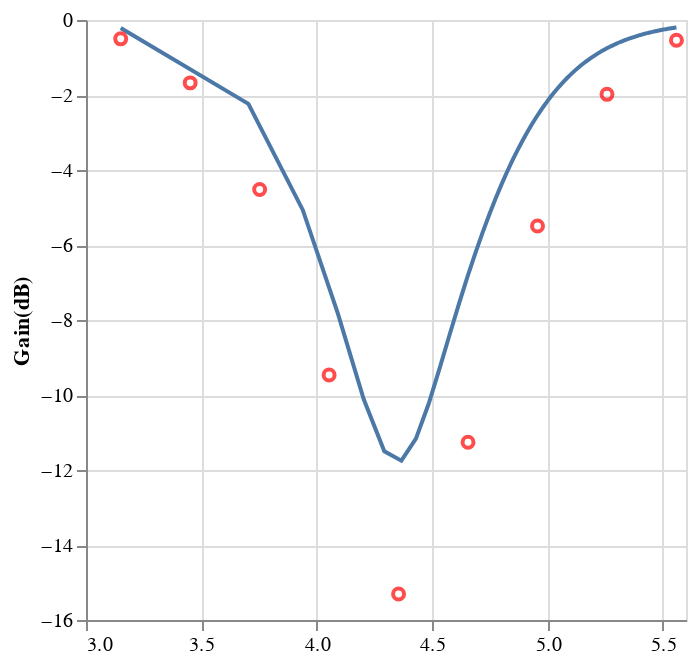
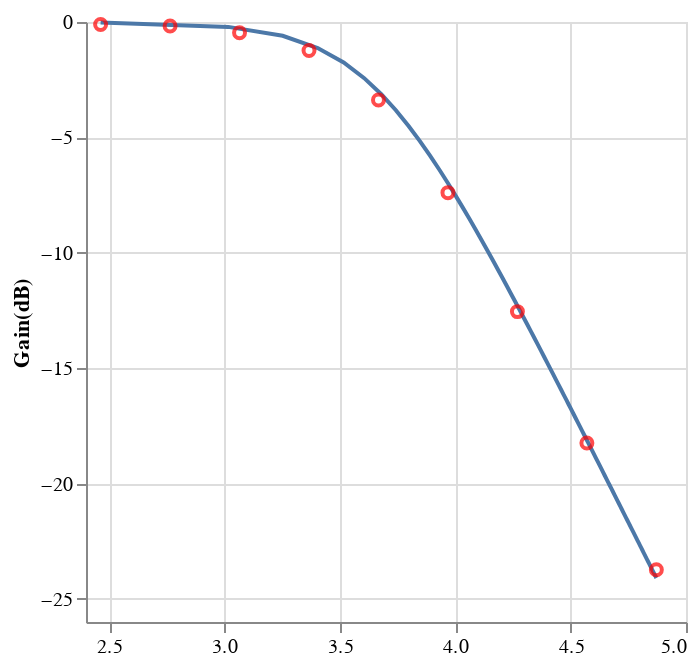
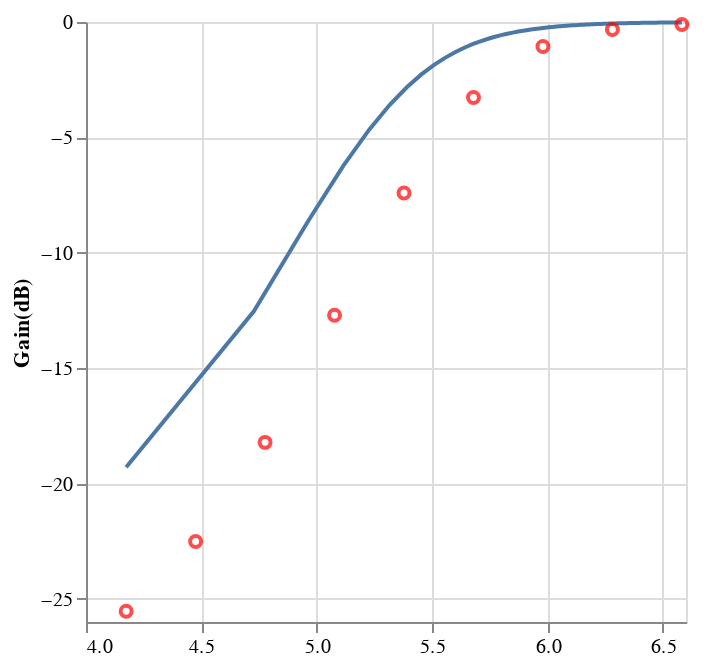

Notebook cell for these charts, in order:
### Code cell
def data_rlc(freq):
    data = pd.DataFrame()
    freq = np.array(freq)
    freq*=np.pi*2
    def func(w):
        Rl = 104
        Rt = 404
        l = 0.005
        c = 404*10**(-9)
        return 20*np.log10(np.sqrt(((Rl*Rt) + (l*w - 1/(c*w))**2)**2 + ((l*w -1/(c*w))*(Rt -Rl))**2)/(Rt**2 + (l*w - 1/(c*w))**2))
    data["freq"] = np.log10(freq)
    data["bode"] = func(freq)
    return data

freqq = np.linspace(frequencia_rlc[0],frequencia_rlc[-1],100)
dado_rlc = data_rlc(freqq)
bode_real_rlc = alt.Chart(dado_rlc).mark_line().encode(
    alt.X("freq"),
    alt.Y("bode")
)

def data_rl(freq):
    data = pd.DataFrame()
    freq = np.array(freq)
    freq*=np.pi*2
    def func(w):
        Rl = 21
        Rt = 237
        l = 0.001
        return 20*np.log10(np.sqrt((Rl*Rt + (l * w)**2)**2 + (l*w*(Rt-Rl))**2)/(Rt**2 + (l*w)**2))
    data["freq"] = np.log10(freq)
    data["bode"] = func(freq)
    return data

freqq = np.linspace(frequencia_rl[0],frequencia_rl[-1],100)
dado_rl = data_rl(freqq)


bode_real_rl = alt.Chart(dado_rl).mark_line().encode(
    alt.X("freq"),
    alt.Y("bode")
)

def data_rc(freq):
    data = pd.DataFrame()
    freq = np.array(freq)
    freq*=np.pi*2
    def func(w):
        R = 2160
        C = 99.5*10**(-9)
        return 20*np.log10(1/np.sqrt(1 + (w*R*C)**2))
    data["freq"] = np.log10(freq)
    data["bode"] = func(freq)
    return data

freqq = np.linspace(frequencia_rc[0],frequencia_rc[-1],100)
dado_rc = data_rc(freqq)

bode_real_rc = alt.Chart(dado_rc).mark_line().encode(
    alt.X("freq:Q"),
    y = "bode:Q"
)

(bode_real_rlc + rlc).display()
(bode_real_rlc + rlc).save("bode_rlc.png")
(bode_real_rc + rc).display()
(bode_real_rl + rl).display()

### Figure 1 — Vega-Lite specification as saved in the notebook (floating-point values rounded to 4 significant figures)
{"config": {"view": {"continuousWidth": 300, "continuousHeight": 300}}, "layer": [{"data": {"name": "data-a18bc2609c76593e050738150f250fe5"}, "mark": {"type": "line"}, "encoding": {"x": {"field": "freq", "type": "quantitative"}, "y": {"field": "bode", "type": "quantitative"}}}, {"data": {"name": "data-47cf0e2c2deee5ad1c6241df4704b117"}, "mark": {"type": "point", "color": "red"}, "encoding": {"x": {"field": "freq", "title": "", "type": "quantitative"}, "y": {"field": "bode", "title": "Gain(dB)", "type": "quantitative"}}}], "$schema": "https://vega.github.io/schema/vega-lite/v5.20.1.json", "datasets": {"data-a18bc2609c76593e050738150f250fe5": [{"freq": 3.15, "bode": -0.2116}, {"freq": 3.704, "bode": -2.235}, {"freq": 3.939, "bode": -5.065}, {"freq": 4.091, "bode": -7.825}, {"freq": 4.204, "bode": -10.12}, {"freq": 4.293, "bode": -11.5}, {"freq": 4.367, "bode": -11.75}, {"freq": 4.43, "bode": -11.16}, {"freq": 4.485, "bode": -10.23}, {"freq": 4.534, "bode": -9.256}, {"freq": 4.578, "bode": -8.347}, {"freq": 4.618, "bode": -7.538}, {"freq": 4.654, "bode": -6.826}, {"freq": 4.688, "bode": -6.202}, {"freq": 4.719, "bode": -5.655}, {"freq": 4.748, "bode": -5.174}, {"freq": 4.776, "bode": -4.748}, {"freq": 4.802, "bode": -4.37}, {"freq": 4.826, "bode": -4.034}, {"freq": 4.849, "bode": -3.733}, {"freq": 4.871, "bode": -3.463}, {"freq": 4.891, "bode": -3.219}, {"freq": 4.911, "bode": -3.0}, {"freq": 4.93, "bode": -2.801}, {"freq": 4.948, "bode": -2.62}, {"freq": 4.966, "bode": -2.456}, {"freq": 4.983, "bode": -2.306}, {"freq": 4.999, "bode": -2.168}, {"freq": 5.014, "bode": -2.043}, {"freq": 5.029, "bode": -1.927}, {"freq": 5.044, "bode": -1.82}, {"freq": 5.058, "bode": -1.722}, {"freq": 5.072, "bode": -1.631}, {"freq": 5.085, "bode": -1.547}, {"freq": 5.098, "bode": -1.47}, {"freq": 5.11, "bode": -1.397}, {"freq": 5.122, "bode": -1.33}, {"freq": 5.134, "bode": -1.267}, {"freq": 5.145, "bode": -1.209}, {"freq": 5.157, "bode": -1.154}, {"freq": 5.168, "bode": -1.103}, {"freq": 5.178, "bode": -1.055}, {"freq": 5.189, "bode": -1.01}, {"freq": 5.199, "bode": -0.968}, {"freq": 5.209, "bode": -0.9284}, {"freq": 5.218, "bode": -0.8911}, {"freq": 5.228, "bode": -0.8559}, {"freq": 5.237, "bode": -0.8227}, {"freq": 5.246, "bode": -0.7914}, {"freq": 5.255, "bode": -0.7618}, {"freq": 5.264, "bode": -0.7338}, {"freq": 5.272, "bode": -0.7073}, {"freq": 5.281, "bode": -0.6822}, {"freq": 5.289, "bode": -0.6583}, {"freq": 5.297, "bode": -0.6357}, {"freq": 5.305, "bode": -0.6142}, {"freq": 5.312, "bode": -0.5938}, {"freq": 5.32, "bode": -0.5743}, {"freq": 5.328, "bode": -0.5558}, {"freq": 5.335, "bode": -0.5381}, {"freq": 5.342, "bode": -0.5213}, {"freq": 5.349, "bode": -0.5052}, {"freq": 5.356, "bode": -0.4898}, {"freq": 5.363, "bode": -0.4752}, {"freq": 5.37, "bode": -0.4611}, {"freq": 5.377, "bode": -0.4477}, {"freq": 5.383, "bode": -0.4348}, {"freq": 5.39, "bode": -0.4225}, {"freq": 5.396, "bode": -0.4107}, {"freq": 5.403, "bode": -0.3994}, {"freq": 5.409, "bode": -0.3885}, {"freq": 5.415, "bode": -0.3781}, {"freq": 5.421, "bode": -0.368}, {"freq": 5.427, "bode": -0.3584}, {"freq": 5.433, "bode": -0.3491}, {"freq": 5.439, "bode": -0.3402}, {"freq": 5.444, "bode": -0.3316}, {"freq": 5.45, "bode": -0.3234}, {"freq": 5.456, "bode": -0.3154}, {"freq": 5.461, "bode": -0.3077}, {"freq": 5.466, "bode": -0.3003}, {"freq": 5.472, "bode": -0.2932}, {"freq": 5.477, "bode": -0.2863}, {"freq": 5.482, "bode": -0.2797}, {"freq": 5.488, "bode": -0.2732}, {"freq": 5.493, "bode": -0.267}, {"freq": 5.498, "bode": -0.261}, {"freq": 5.503, "bode": -0.2552}, {"freq": 5.508, "bode": -0.2496}, {"freq": 5.513, "bode": -0.2442}, {"freq": 5.517, "bode": -0.2389}, {"freq": 5.522, "bode": -0.2339}, {"freq": 5.527, "bode": -0.2289}, {"freq": 5.532, "bode": -0.2242}, {"freq": 5.536, "bode": -0.2195}, {"freq": 5.541, "bode": -0.215}, {"freq": 5.545, "bode": -0.2107}, {"freq": 5.55, "bode": -0.2065}, {"freq": 5.554, "bode": -0.2024}, {"freq": 5.559, "bode": -0.1984}], "data-47cf0e2c2deee5ad1c6241df4704b117": [{"freq": 3.15, "bode": -0.5026}, {"freq": 3.451, "bode": -1.676}, {"freq": 3.752, "bode": -4.522}, {"freq": 4.053, "bode": -9.469}, {"freq": 4.354, "bode": -15.31}, {"freq": 4.656, "bode": -11.26}, {"freq": 4.957, "bode": -5.492}, {"freq": 5.258, "bode": -1.983}, {"freq": 5.559, "bode": -0.5397}]}}

### Figure 2 — Vega-Lite specification as saved in the notebook (floating-point values rounded to 4 significant figures)
{"config": {"view": {"continuousWidth": 300, "continuousHeight": 300}}, "layer": [{"data": {"name": "data-b7541a259b38d66c99c5ff8d34d510fb"}, "mark": {"type": "line"}, "encoding": {"x": {"field": "freq", "type": "quantitative"}, "y": {"field": "bode", "type": "quantitative"}}}, {"data": {"name": "data-f898a6d56be521ec6e2b4bdd6a219aac"}, "mark": {"type": "point", "color": "red"}, "encoding": {"x": {"field": "freq", "title": "", "type": "quantitative"}, "y": {"field": "bode", "title": "Gain(dB)", "type": "quantitative"}}}], "$schema": "https://vega.github.io/schema/vega-lite/v5.20.1.json", "datasets": {"data-b7541a259b38d66c99c5ff8d34d510fb": [{"freq": 2.463, "bode": -0.01691}, {"freq": 3.017, "bode": -0.2114}, {"freq": 3.252, "bode": -0.5979}, {"freq": 3.404, "bode": -1.13}, {"freq": 3.516, "bode": -1.756}, {"freq": 3.606, "bode": -2.434}, {"freq": 3.68, "bode": -3.13}, {"freq": 3.743, "bode": -3.825}, {"freq": 3.798, "bode": -4.504}, {"freq": 3.847, "bode": -5.16}, {"freq": 3.891, "bode": -5.79}, {"freq": 3.931, "bode": -6.391}, {"freq": 3.967, "bode": -6.965}, {"freq": 4.001, "bode": -7.512}, {"freq": 4.032, "bode": -8.033}, {"freq": 4.061, "bode": -8.53}, {"freq": 4.089, "bode": -9.004}, {"freq": 4.114, "bode": -9.457}, {"freq": 4.139, "bode": -9.89}, {"freq": 4.162, "bode": -10.31}, {"freq": 4.184, "bode": -10.7}, {"freq": 4.204, "bode": -11.09}, {"freq": 4.224, "bode": -11.45}, {"freq": 4.243, "bode": -11.81}, {"freq": 4.261, "bode": -12.15}, {"freq": 4.279, "bode": -12.47}, {"freq": 4.296, "bode": -12.79}, {"freq": 4.312, "bode": -13.1}, {"freq": 4.327, "bode": -13.4}, {"freq": 4.342, "bode": -13.68}, {"freq": 4.357, "bode": -13.96}, {"freq": 4.371, "bode": -14.23}, {"freq": 4.385, "bode": -14.49}, {"freq": 4.398, "bode": -14.75}, {"freq": 4.411, "bode": -15.0}, {"freq": 4.423, "bode": -15.24}, {"freq": 4.435, "bode": -15.47}, {"freq": 4.447, "bode": -15.7}, {"freq": 4.458, "bode": -15.93}, {"freq": 4.47, "bode": -16.14}, {"freq": 4.48, "bode": -16.36}, {"freq": 4.491, "bode": -16.56}, {"freq": 4.501, "bode": -16.77}, {"freq": 4.512, "bode": -16.97}, {"freq": 4.521, "bode": -17.16}, {"freq": 4.531, "bode": -17.35}, {"freq": 4.541, "bode": -17.53}, {"freq": 4.55, "bode": -17.72}, {"freq": 4.559, "bode": -17.9}, {"freq": 4.568, "bode": -18.07}, {"freq": 4.577, "bode": -18.24}, {"freq": 4.585, "bode": -18.41}, {"freq": 4.593, "bode": -18.57}, {"freq": 4.602, "bode": -18.74}, {"freq": 4.61, "bode": -18.9}, {"freq": 4.618, "bode": -19.05}, {"freq": 4.625, "bode": -19.21}, {"freq": 4.633, "bode": -19.36}, {"freq": 4.641, "bode": -19.5}, {"freq": 4.648, "bode": -19.65}, {"freq": 4.655, "bode": -19.79}, {"freq": 4.662, "bode": -19.94}, {"freq": 4.669, "bode": -20.07}, {"freq": 4.676, "bode": -20.21}, {"freq": 4.683, "bode": -20.35}, {"freq": 4.69, "bode": -20.48}, {"freq": 4.696, "bode": -20.61}, {"freq": 4.703, "bode": -20.74}, {"freq": 4.709, "bode": -20.86}, {"freq": 4.715, "bode": -20.99}, {"freq": 4.722, "bode": -21.11}, {"freq": 4.728, "bode": -21.23}, {"freq": 4.734, "bode": -21.35}, {"freq": 4.74, "bode": -21.47}, {"freq": 4.746, "bode": -21.59}, {"freq": 4.752, "bode": -21.7}, {"freq": 4.757, "bode": -21.82}, {"freq": 4.763, "bode": -21.93}, {"freq": 4.768, "bode": -22.04}, {"freq": 4.774, "bode": -22.15}, {"freq": 4.779, "bode": -22.26}, {"freq": 4.785, "bode": -22.37}, {"freq": 4.79, "bode": -22.47}, {"freq": 4.795, "bode": -22.58}, {"freq": 4.8, "bode": -22.68}, {"freq": 4.806, "bode": -22.78}, {"freq": 4.811, "bode": -22.88}, {"freq": 4.816, "bode": -22.98}, {"freq": 4.821, "bode": -23.08}, {"freq": 4.825, "bode": -23.18}, {"freq": 4.83, "bode": -23.27}, {"freq": 4.835, "bode": -23.37}, {"freq": 4.84, "bode": -23.46}, {"freq": 4.844, "bode": -23.55}, {"freq": 4.849, "bode": -23.65}, {"freq": 4.854, "bode": -23.74}, {"freq": 4.858, "bode": -23.83}, {"freq": 4.863, "bode": -23.92}, {"freq": 4.867, "bode": -24.01}, {"freq": 4.872, "bode": -24.09}], "data-f898a6d56be521ec6e2b4bdd6a219aac": [{"freq": 2.463, "bode": -0.1049}, {"freq": 2.764, "bode": -0.1755}, {"freq": 3.065, "bode": -0.4638}, {"freq": 3.366, "bode": -1.235}, {"freq": 3.667, "bode": -3.383}, {"freq": 3.968, "bode": -7.395}, {"freq": 4.269, "bode": -12.55}, {"freq": 4.571, "bode": -18.24}, {"freq": 4.872, "bode": -23.74}]}}

### Figure 3 — Vega-Lite specification as saved in the notebook (floating-point values rounded to 4 significant figures)
{"config": {"view": {"continuousWidth": 300, "continuousHeight": 300}}, "layer": [{"data": {"name": "data-ec806cd5ad8d10133a32d0f429b0dc46"}, "mark": {"type": "line"}, "encoding": {"x": {"field": "freq", "type": "quantitative"}, "y": {"field": "bode", "type": "quantitative"}}}, {"data": {"name": "data-ff0258f48ea7c1419004b3a265193017"}, "mark": {"type": "point", "color": "red"}, "encoding": {"x": {"field": "freq", "title": "", "type": "quantitative"}, "y": {"field": "bode", "title": "Gain(dB)", "type": "quantitative"}}}], "$schema": "https://vega.github.io/schema/vega-lite/v5.20.1.json", "datasets": {"data-ec806cd5ad8d10133a32d0f429b0dc46": [{"freq": 4.174, "bode": -19.29}, {"freq": 4.727, "bode": -12.54}, {"freq": 4.963, "bode": -8.623}, {"freq": 5.115, "bode": -6.234}, {"freq": 5.227, "bode": -4.666}, {"freq": 5.316, "bode": -3.59}, {"freq": 5.39, "bode": -2.827}, {"freq": 5.453, "bode": -2.271}, {"freq": 5.508, "bode": -1.857}, {"freq": 5.557, "bode": -1.542}, {"freq": 5.601, "bode": -1.298}, {"freq": 5.641, "bode": -1.106}, {"freq": 5.678, "bode": -0.9525}, {"freq": 5.712, "bode": -0.8279}, {"freq": 5.743, "bode": -0.7258}, {"freq": 5.772, "bode": -0.641}, {"freq": 5.799, "bode": -0.57}, {"freq": 5.825, "bode": -0.51}, {"freq": 5.849, "bode": -0.4588}, {"freq": 5.872, "bode": -0.4149}, {"freq": 5.894, "bode": -0.3769}, {"freq": 5.915, "bode": -0.3438}, {"freq": 5.935, "bode": -0.3148}, {"freq": 5.954, "bode": -0.2894}, {"freq": 5.972, "bode": -0.2668}, {"freq": 5.989, "bode": -0.2468}, {"freq": 6.006, "bode": -0.2289}, {"freq": 6.022, "bode": -0.2129}, {"freq": 6.038, "bode": -0.1985}, {"freq": 6.053, "bode": -0.1855}, {"freq": 6.068, "bode": -0.1738}, {"freq": 6.082, "bode": -0.1631}, {"freq": 6.095, "bode": -0.1533}, {"freq": 6.108, "bode": -0.1444}, {"freq": 6.121, "bode": -0.1363}, {"freq": 6.134, "bode": -0.1288}, {"freq": 6.146, "bode": -0.1219}, {"freq": 6.158, "bode": -0.1156}, {"freq": 6.169, "bode": -0.1097}, {"freq": 6.18, "bode": -0.1043}, {"freq": 6.191, "bode": -0.09923}, {"freq": 6.202, "bode": -0.09455}, {"freq": 6.212, "bode": -0.09019}, {"freq": 6.222, "bode": -0.08612}, {"freq": 6.232, "bode": -0.08232}, {"freq": 6.242, "bode": -0.07876}, {"freq": 6.251, "bode": -0.07543}, {"freq": 6.26, "bode": -0.07231}, {"freq": 6.27, "bode": -0.06938}, {"freq": 6.278, "bode": -0.06662}, {"freq": 6.287, "bode": -0.06402}, {"freq": 6.296, "bode": -0.06157}, {"freq": 6.304, "bode": -0.05926}, {"freq": 6.312, "bode": -0.05707}, {"freq": 6.32, "bode": -0.05501}, {"freq": 6.328, "bode": -0.05305}, {"freq": 6.336, "bode": -0.0512}, {"freq": 6.344, "bode": -0.04944}, {"freq": 6.351, "bode": -0.04777}, {"freq": 6.359, "bode": -0.04618}, {"freq": 6.366, "bode": -0.04467}, {"freq": 6.373, "bode": -0.04324}, {"freq": 6.38, "bode": -0.04187}, {"freq": 6.387, "bode": -0.04056}, {"freq": 6.394, "bode": -0.03932}, {"freq": 6.4, "bode": -0.03813}, {"freq": 6.407, "bode": -0.037}, {"freq": 6.413, "bode": -0.03591}, {"freq": 6.42, "bode": -0.03487}, {"freq": 6.426, "bode": -0.03388}, {"freq": 6.432, "bode": -0.03293}, {"freq": 6.438, "bode": -0.03201}, {"freq": 6.444, "bode": -0.03114}, {"freq": 6.45, "bode": -0.0303}, {"freq": 6.456, "bode": -0.02949}, {"freq": 6.462, "bode": -0.02872}, {"freq": 6.468, "bode": -0.02797}, {"freq": 6.473, "bode": -0.02726}, {"freq": 6.479, "bode": -0.02657}, {"freq": 6.485, "bode": -0.02591}, {"freq": 6.49, "bode": -0.02527}, {"freq": 6.495, "bode": -0.02465}, {"freq": 6.501, "bode": -0.02406}, {"freq": 6.506, "bode": -0.02349}, {"freq": 6.511, "bode": -0.02293}, {"freq": 6.516, "bode": -0.0224}, {"freq": 6.521, "bode": -0.02189}, {"freq": 6.526, "bode": -0.02139}, {"freq": 6.531, "bode": -0.02091}, {"freq": 6.536, "bode": -0.02045}, {"freq": 6.541, "bode": -0.02}, {"freq": 6.546, "bode": -0.01956}, {"freq": 6.55, "bode": -0.01914}, {"freq": 6.555, "bode": -0.01874}, {"freq": 6.56, "bode": -0.01834}, {"freq": 6.564, "bode": -0.01796}, {"freq": 6.569, "bode": -0.01759}, {"freq": 6.573, "bode": -0.01723}, {"freq": 6.578, "bode": -0.01688}, {"freq": 6.582, "bode": -0.01655}], "data-ff0258f48ea7c1419004b3a265193017": [{"freq": 4.174, "bode": -25.54}, {"freq": 4.475, "bode": -22.51}, {"freq": 4.776, "bode": -18.22}, {"freq": 5.077, "bode": -12.71}, {"freq": 5.378, "bode": -7.41}, {"freq": 5.679, "bode": -3.268}, {"freq": 5.98, "bode": -1.059}, {"freq": 6.281, "bode": -0.3224}, {"freq": 6.582, "bode": -0.1066}]}}
